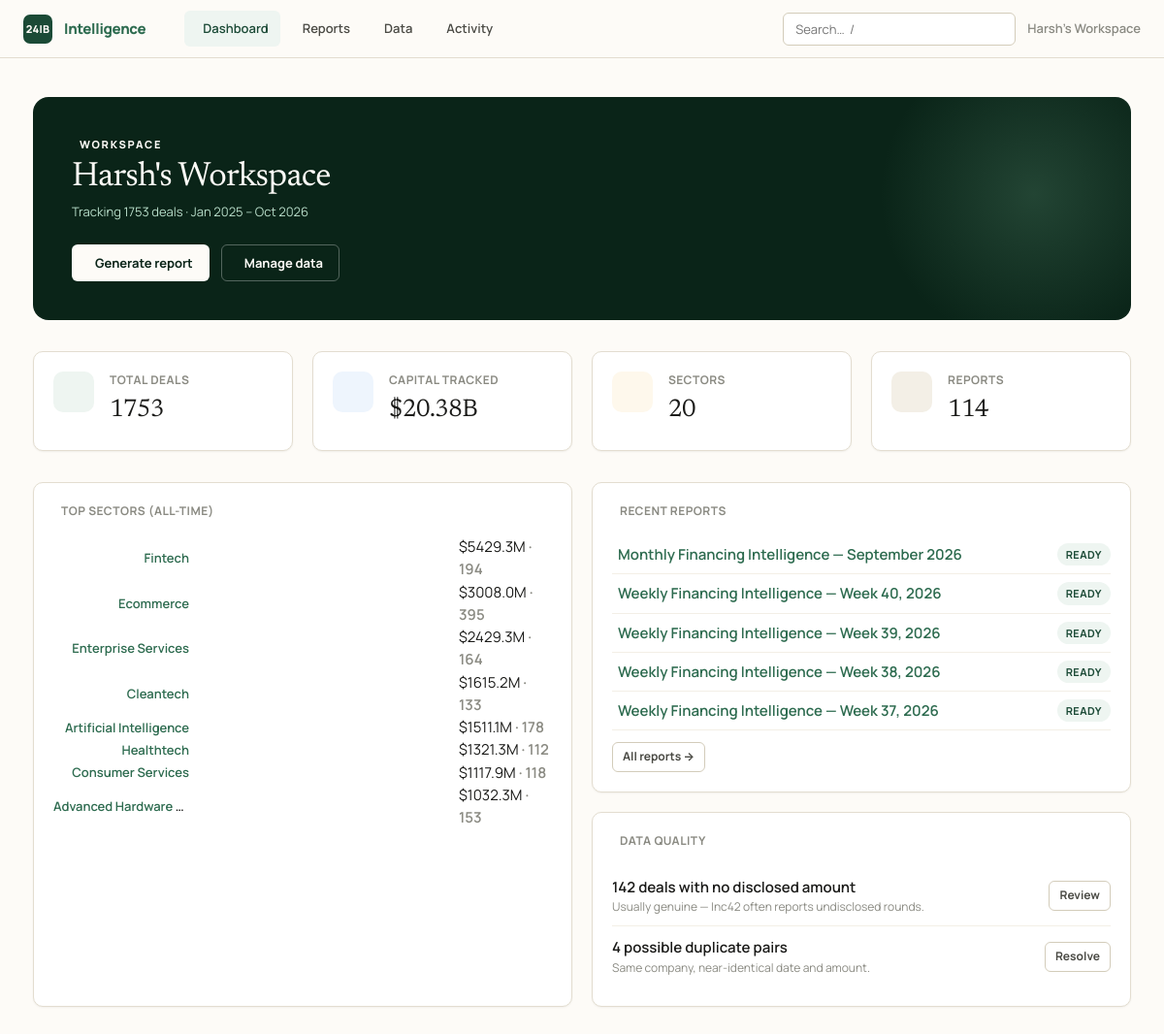
The page / on the database its author committed.
### intelligence/models.py (models this page shows, shortened)
class Organization(db.Model):
    __tablename__ = "organizations"
    id: Mapped[int] = mapped_column(primary_key=True)
    name: Mapped[str] = mapped_column(String(160), nullable=False)
    slug: Mapped[str] = mapped_column(String(80), unique=True, nullable=False)
    created_at: Mapped[datetime] = mapped_column(DateTime, default=_utcnow)
    deals: Mapped[list["FundingDeal"]] = relationship(back_populates="organization", cascade="all, delete-orphan")
    reports: Mapped[list["Report"]] = relationship(back_populates="organization", cascade="all, delete-orphan")
    api_keys: Mapped[list["ApiKey"]] = relationship(back_populates="organization", cascade="all, delete-orphan")

class Report(db.Model):
    __tablename__ = "reports"
    id: Mapped[int] = mapped_column(primary_key=True)
    organization_id: Mapped[int] = mapped_column(ForeignKey("organizations.id"), nullable=False)
    period_type: Mapped[PeriodType] = mapped_column(Enum(PeriodType), nullable=False)
    period_key: Mapped[str] = mapped_column(String(40), nullable=False)  # e.g. 2026-W14, 2026-05, 2026-Q1, 2026
    title: Mapped[str] = mapped_column(String(240), default="")
    edition_no: Mapped[int | None] = mapped_column(Integer, nullable=True)
    status: Mapped[ReportStatus] = mapped_column(Enum(ReportStatus), default=ReportStatus.PENDING)
    payload_json: Mapped[str] = mapped_column(Text, default="{}")  # see `payload` property — the full computed report
    error: Mapped[str | None] = mapped_column(Text, nullable=True)  # set only when status == FAILED
    share_token: Mapped[str] = mapped_column(String(48), default=_token, unique=True, index=True)
    is_published: Mapped[bool] = mapped_column(Boolean, default=False)
    notes: Mapped[str] = mapped_column(Text, default="")  # free-form personal notes, not shown on the public page
    created_at: Mapped[datetime] = mapped_column(DateTime, default=_utcnow)
    generated_at: Mapped[datetime | None] = mapped_column(DateTime, nullable=True)  # set when status becomes READY
    organization: Mapped["Organization"] = relationship(back_populates="reports")
    @property
    def payload(self) -> dict:
        """Decode the stored JSON payload back into the report's data dict."""
        return json.loads(self.payload_json or "{}")
    @payload.setter
    def payload(self, data: dict) -> None:
        """Serialise ``data`` to JSON for storage.

        ``default=str`` lets ``date``/``datetime`` values inside the payload
        (produced by ``aggregate.build_payload``) serialise without callers
        having to hand-roll a JSON encoder for every report field.
        """
        self.payload_json = json.dumps(data, default=str)

### intelligence/dashboard/routes.py (the view, shortened to what this page needs)
@bp.route("/")
def home():
    org = require_org()
    total_deals = db.session.scalar(
        select(func.count(FundingDeal.id)).where(FundingDeal.organization_id == org.id)
    ) or 0
    total_capital = db.session.scalar(
        select(func.coalesce(func.sum(FundingDeal.amount_usd_mn), 0.0)).where(FundingDeal.organization_id == org.id)
    ) or 0.0
    report_count = db.session.scalar(
        select(func.count(Report.id)).where(Report.organization_id == org.id)
    ) or 0
    sector_total = db.session.scalar(
        select(func.count(func.distinct(FundingDeal.sector_canonical)))
        .where(FundingDeal.organization_id == org.id)
    ) or 0
    sector_rows = db.session.execute(
        select(FundingDeal.sector_canonical, func.sum(FundingDeal.amount_usd_mn), func.count(FundingDeal.id))
        .where(FundingDeal.organization_id == org.id)
        .group_by(FundingDeal.sector_canonical)
        .order_by(func.sum(FundingDeal.amount_usd_mn).desc())
        .limit(8)
    ).all()
    max_sector = max((r[1] for r in sector_rows), default=1) or 1
    sectors = [{"name": r[0], "amt": round(r[1], 1), "deals": r[2],
                "pct": round(r[1] / max_sector * 100, 1)} for r in sector_rows]
    flags = []
    missing_sector = db.session.scalar(
        select(func.count(FundingDeal.id)).where(
            FundingDeal.organization_id == org.id, FundingDeal.sector_canonical == "Uncategorized")
    ) or 0
    zero_amt = db.session.scalar(
        select(func.count(FundingDeal.id)).where(
            FundingDeal.organization_id == org.id, FundingDeal.amount_usd_mn == 0)
    ) or 0
    if zero_amt:
        flags.append({
            "text": f"{zero_amt} deal{'' if zero_amt == 1 else 's'} with no disclosed amount",
            "hint": "Usually genuine — Inc42 often reports undisclosed rounds.",
            "url": url_for("data.index", sort="amount", dir="asc"),
            "cta": "Review",
        })
    dupes = 0
    try:
        from ..ingestion.dedup_review import find_candidates
        dupes = len(find_candidates(org.id))
    except Exception:  # pragma: no cover - never let a scan break the dashboard
        current_app.logger.exception("Duplicate scan failed on the dashboard")
    if dupes:
        flags.append({
            "text": f"{dupes} possible duplicate pair{'' if dupes == 1 else 's'}",
            "hint": "Same company, near-identical date and amount.",
            "url": url_for("data.dedup_review"),
            "cta": "Resolve",
        })
    recent_reports = db.session.scalars(
        select(Report).where(Report.organization_id == org.id).order_by(Report.created_at.desc()).limit(5)
    ).all()
    span = db.session.execute(
        select(func.min(FundingDeal.deal_date), func.max(FundingDeal.deal_date))
        .where(FundingDeal.organization_id == org.id)
    ).first()
    favorites = db.session.scalars(
        select(Favorite).where(Favorite.organization_id == org.id).order_by(Favorite.created_at.desc())
    ).all()
    pinned = []
    for f in favorites:
        try:
            pinned.append(_favorite_link(f))
        except (TypeError, ValueError):
            continue
    return render_template(
        "dashboard/home.html", active="dashboard",
        total_deals=total_deals, total_capital=round(total_capital, 1),
        report_count=report_count, sector_total=sector_total, sectors=sectors, flags=flags,
        recent_reports=recent_reports, span=span, pinned=pinned,
    )

### intelligence/__init__.py (called while the page is built)
def _register_security_headers(app: Flask) -> None:
    @app.after_request
    def _set_headers(resp):  # noqa: WPS430
        resp.headers.setdefault("X-Content-Type-Options", "nosniff")
        resp.headers.setdefault("X-Frame-Options", "SAMEORIGIN")
        resp.headers.setdefault("Referrer-Policy", "strict-origin-when-cross-origin")
        resp.headers.setdefault("Content-Security-Policy", _CSP)
        if app.config.get("SESSION_COOKIE_SECURE"):
            resp.headers.setdefault(
                "Strict-Transport-Security", "max-age=31536000; includeSubDomains"
            )
        return resp

### intelligence/clock.py (called while the page is built)
def utcnow() -> datetime:
    return datetime.now(timezone.utc).replace(tzinfo=None)

### intelligence/ingestion/dedup_review.py (called while the page is built)
def _name_similar(a: str, b: str) -> bool:
    return SequenceMatcher(None, a.strip().lower(), b.strip().lower()).ratio() >= _NAME_SIMILARITY

def _amount_close(a: float, b: float) -> bool:
    if a == 0 and b == 0:
        return True
    hi, lo = max(a, b), min(a, b)
    if hi == 0:
        return False
    return (hi - lo) / hi <= _AMOUNT_TOLERANCE

### intelligence/tenancy.py (called while the page is built, shortened)
def ensure_workspace() -> Organization:
    org = db.session.query(Organization).first()
    if org is not None:
        return org

def require_org() -> Organization:
    if "workspace" not in g:
        g.workspace = ensure_workspace()
    return g.workspace

### intelligence/templates/dashboard/home.html (shortened to what this page needs)
{% extends "base.html" %}
{% block content %}
<div class="hero">
  <div class="hero-eyebrow"> Workspace</div>
  <div class="hero-title">{{ current_org.name }}</div>
  <div class="hero-sub">
    {% if span and span[0] %}
      Tracking {{ total_deals }} deals · {{ span[0].strftime('%b %Y') }} – {{ span[1].strftime('%b %Y') }}
    {% else %}
      No deal data yet — import the Inc42 history to begin
    {% endif %}
  </div>
  <div class="hero-actions">
    <a class="btn btn-primary" href="{{ url_for('reports.new') }}"> Generate report</a>
    <a class="btn btn-ghost" href="{{ url_for('data.index') }}"> Manage data</a>
  </div>
</div>
{% if total_deals == 0 %}
<div class="card" style="margin-bottom:var(--sp-8)">
  <div class="section-head"><i class="ph ph-flag-banner" aria-hidden="true"></i> Get started</div>
  <ol style="margin:0;padding-left:1.2em;line-height:2">
    <li><strong>Load the data.</strong> <a href="{{ url_for('data.index') }}">Import the 3-year Inc42 history</a> from the master workbook, or upload your own CSV.</li>
    <li><strong>Generate an edition.</strong> <a href="{{ url_for('reports.new') }}">Build a weekly or monthly report</a> — the engine handles the aggregation.</li>
    <li><strong>Publish it.</strong> Weekly and monthly editions publish to the public site automatically; unpublish any you want held back.</li>
  </ol>
</div>
{% else %}
<div class="grid grid-4" style="margin-bottom:var(--sp-8)">
  <div class="card"><div class="kpi"><div class="kpi-icon"></div><div class="stat"><span class="stat-label">Total Deals</span><span class="stat-value">{{ total_deals }}</span></div></div></div>
  <div class="card"><div class="kpi"><div class="kpi-icon blue"></div><div class="stat"><span class="stat-label">Capital Tracked</span><span class="stat-value">${{ (total_capital/1000)|round(2) }}B</span></div></div></div>
  <div class="card"><div class="kpi"><div class="kpi-icon amber"></div><div class="stat"><span class="stat-label">Sectors</span><span class="stat-value">{{ sector_total }}</span></div></div></div>
  <div class="card"><div class="kpi"><div class="kpi-icon sand"></div><div class="stat"><span class="stat-label">Reports</span><span class="stat-value">{{ report_count }}</span></div></div></div>
</div>
<div class="grid grid-2">
  <div class="card">
    <div class="section-head"> Top sectors (all-time)</div>
    {% if sectors %}
    <div class="hbars" style="gap:12px">
      {% for s in sectors %}
      <div style="display:grid;grid-template-columns:140px 1fr 96px;align-items:center;gap:12px">
        <div style="font-size:var(--text-sm);font-weight:600;text-align:right;overflow:hidden;text-overflow:ellipsis;white-space:nowrap" title="{{ s.name }}">
          <a href="{{ url_for('explore.sector', name=s.name) }}">{{ s.name }}</a>
        </div>
        <div class="hbar-val">${{ s.amt }}M<span class="muted" style="font-weight:600"> · {{ s.deals }}</span></div>
      </div>
      {% endfor %}
    </div>
    {% else %}<p class="muted">Import deals to see sector flows.</p>{% endif %}
  </div>
  <div>
    <div class="card" style="margin-bottom:var(--sp-5)">
      <div class="section-head"> Recent reports</div>
      {% if recent_reports %}
        {% for r in recent_reports %}
        <div style="display:flex;justify-content:space-between;align-items:center;gap:10px;padding:8px 0;border-bottom:1px solid var(--sand)">
          <a href="{{ url_for('reports.view', report_id=r.id) }}" style="font-weight:600">
            {{ r.title }}
          </a>
          <span class="badge badge-{{ 'green' if r.status.value=='ready' else 'amber' }}">{{ r.status.value }}</span>
        </div>
        {% endfor %}
        <a class="btn btn-ghost btn-sm" style="margin-top:var(--sp-3)" href="{{ url_for('reports.index') }}">All reports →</a>
      {% else %}
        <p class="muted">No reports yet. <a href="{{ url_for('reports.new') }}">Generate one →</a></p>
      {% endif %}
    </div>
    <div class="card">
      <div class="section-head"> Data quality</div>
      {% if flags %}
        {% for f in flags %}
        <div class="quality-flag">
          <div>
            <div style="font-weight:600">{{ f.text }}</div>
            <div class="muted" style="font-size:var(--text-xs)">{{ f.hint }}</div>
          </div>
          <a class="btn btn-ghost btn-sm" href="{{ f.url }}">{{ f.cta }}</a>
        </div>
        {% endfor %}
      {% else %}
        <p class="muted"><i class="ph ph-check-circle" style="color:var(--g600)" aria-hidden="true"></i> No data-quality flags. Everything looks clean.</p>
      {% endif %}
    </div>
  </div>
</div>
{% endif %}
{% endblock %}

### intelligence/templates/base.html (shortened to what this page needs)
<!doctype html>
<html lang="en">
<head>
  <link rel="stylesheet" href="{{ url_for('static', filename='css/tokens.css') }}">
  <link rel="stylesheet" href="{{ url_for('static', filename='css/app.css') }}">
</head>
<body>
  <nav class="nav">
    <a href="{{ url_for('dashboard.home') }}" class="nav-brand">
      <span class="nav-mark" aria-hidden="true">24IB</span>
      <span>Intelligence</span>
    </a>
    <div class="nav-links">
      <a class="nav-link {{ 'active' if active=='dashboard' }}" href="{{ url_for('dashboard.home') }}">Dashboard</a>
      <a class="nav-link {{ 'active' if active=='reports' }}" href="{{ url_for('reports.index') }}">Reports</a>
      <a class="nav-link {{ 'active' if active=='data' }}" href="{{ url_for('data.index') }}">Data</a>
      <a class="nav-link {{ 'active' if active=='runs' }}" href="{{ url_for('dashboard.runs') }}">Activity</a>
    </div>
    <div class="nav-right">
      <form action="{{ url_for('explore.search') }}" method="get" role="search" class="nav-search">
        <input class="input" id="global-search" type="search" name="q"
               placeholder="Search…  /" title="Press / to focus">
      </form>
      <span class="nav-org">{{ current_org.name if current_org }}</span>
    </div>
  </nav>
  {% block body %}
  <main class="container" id="main">
    {% block content %}{% endblock %}
  </main>
  {% endblock %}
</body>
</html>

### intelligence/static/css/tokens.css (style rules this page uses)
:root { --cream: #fdfbf7; --sand: #f3efe6; --sand-2: #ece7da; --border: #e3ddd0; --border-strong: #d3ccba; --ink: #1a1a18; --slate: #4a4a44; --dust: #8a8a82; --ghost: #b8b8ae; --g900: #0a2418; --g800: #1b4a36; --g700: #2d6b4f; --g600: #3d8a67; --g400: #7ab896; --g200: #b8ddc9; --g50: #eef5f1; --b700: #1f4e79; --b500: #3b82c4; --b50: #eef5fd; --r700: #9b2c2c; --r500: #d64545; --r50: #fdf0f0; --a700: #92600a; --a500: #d99a16; --a50: #fef8ec; --font-serif: 'Newsreader', Georgia, 'Times New Roman', serif; --font-sans: 'Manrope', system-ui, -apple-system, sans-serif; --font-mono: 'JetBrains Mono', ui-monospace, 'SF Mono', monospace; --text-2xs: 0.6875rem; --text-xs: 0.75rem; --text-sm: 0.8125rem; --text-base:0.9375rem; --text-md: 1.0625rem; --text-lg: 1.25rem; --text-xl: 1.5rem; --text-2xl: 2rem; --text-3xl: 2.75rem; --track-tight: -0.02em; --track-normal: 0; --track-wide: 0.04em; --track-widest: 0.16em; --sp-1: 4px; --sp-2: 8px; --sp-3: 12px; --sp-4: 16px; --sp-5: 20px; --sp-6: 24px; --sp-8: 32px; --sp-10: 40px; --sp-12: 48px; --sp-16: 64px; --sp-24: 96px; --radius-sm: 6px; --radius: 10px; --radius-lg: 16px; --shadow-sm: 0 1px 2px rgba(26,26,24,0.05); --shadow: 0 4px 16px rgba(26,26,24,0.07); --shadow-lg: 0 12px 40px rgba(26,26,24,0.10); --ease-out: cubic-bezier(0.16, 1, 0.3, 1); --ease-spring: cubic-bezier(0.34, 1.56, 0.64, 1); --dur-fast: 120ms; --dur-base: 220ms; --nav-h: 60px; --max-content: 1180px; --max-article: 760px; }

### rows shown on the page
Organization: name "Harsh's Workspace"
Report: title "Monthly Financing Intelligence — September 2026", status.value "READY"
Report: title "Weekly Financing Intelligence — Week 40, 2026", status.value "READY"
Report: title "Weekly Financing Intelligence — Week 39, 2026", status.value "READY"
Report: title "Weekly Financing Intelligence — Week 38, 2026", status.value "READY"
Report: title "Weekly Financing Intelligence — Week 37, 2026", status.value "READY"

### other values the page prints
{{ total_deals }} "1753"
{{ span[0].strftime('%b %Y') }} "Jan 2025"
{{ span[1].strftime('%b %Y') }} "Oct 2026"
{{ (total_capital/1000)|round(2) }} "20.38"
{{ sector_total }} "20"
{{ report_count }} "114"
{{ s.name }} "Fintech" "Ecommerce" "Enterprise Services" "Cleantech" "Artificial Intelligence" "Healthtech" "Consumer Services" "Advanced Hardware…"
{{ s.amt }} "5429.3" "3008.0" "2429.3" "1615.2" "1511.1" "1321.3" "1117.9" "1032.3"
{{ s.deals }} "194" "395" "164" "133" "178" "112" "118" "153"
{{ f.text }} "142 deals with no disclosed amount" "4 possible duplicate pairs"
{{ f.hint }} "Usually genuine — Inc42 often reports undisclosed rounds." "Same company, near-identical date and amount."
{{ f.cta }} "Review" "Resolve"
